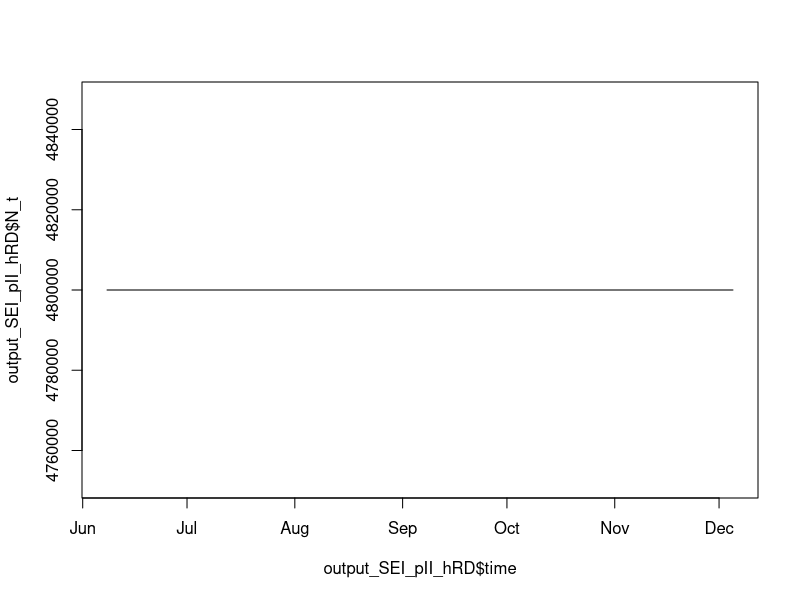
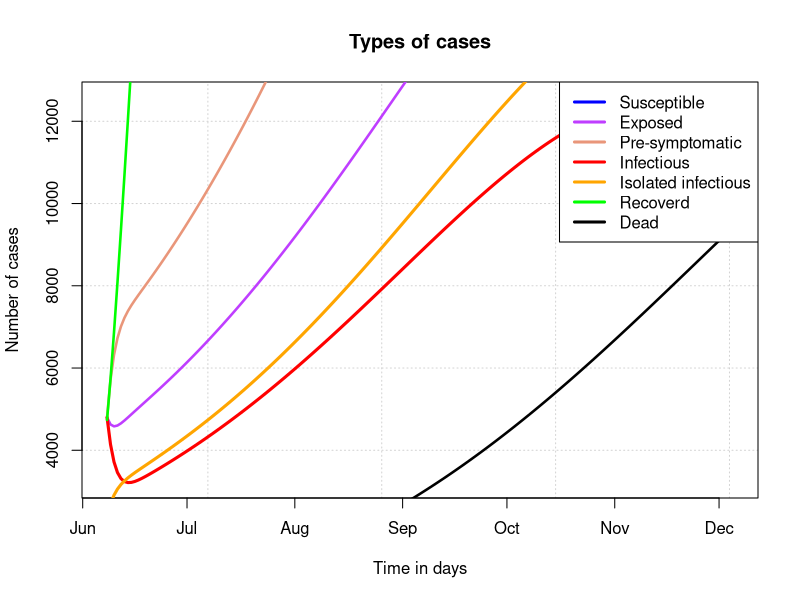

These figures' R source, in order:
#SEI_pII_hRD model for Covid for isolation from Presympthomatic infectious by contact tracing and Testing
#Step 1 load packages
library(deSolve)

#define function
SEI_pII_hRD_fun<- function(current_timepoint, state_values, parameters)
{
  
  #creat state variables (local variables)
  S<-state_values[1] # Susceptible 
  E<-state_values[2] # Exposed
  I_p<-state_values[3]
  I<-state_values[4] #  Infectious
  I_h<-state_values[5] #Pre-symptomathic infectious
  R<-state_values[6] # Recovered 
  D<-state_values[7]#Died
  with(
    as.list(parameters), #variable names within parameters can be used
    {
      #compute derivative
      
      dS <- -beta_intervention*S*(I+eta_ip*I_p+eta_ih*I_h)/N
      
      dE <- beta_intervention*S*(I+eta_ip*I_p+eta_ih*I_h)/N- epsilon*E 
      
      dI_p<- epsilon*E - sigma_ih*I_p - sigma_i*I_p 
      
      dI <- sigma_i*I_p - gamma_i*I- delta_i*I - phi_i*I
      
      dI_h <- sigma_ih*I_p +phi_i*I - gamma_ih*I_h- delta_ih*I_h
      
      dR <- gamma_i*I + gamma_ih*I_h
      
      dD<- delta_i*I + delta_ih*I_h
      
      
      
      #combine results
      results=c(dS,dE,dI_p,dI,dI_h, dR,dD)
      list(results)
    }
  )
}




#compartment durations

incubation_period=3#5-6 days (max 14 days)
presymptomatic_infectious_period=2#1-3 days
infectious_period=7 #
isolation_stay= 10#7-16
# total outflows from compartments
E_outflow = 1/incubation_period
I_p_outflow =1/presymptomatic_infectious_period
I_outflow = 1/infectious_period
I_h_outflow=1/isolation_stay
#force of infection
R0= 2.21#2.21,  1.35to 3.865
effective_contact_rate_per_infectious_per_time= R0/infectious_period #


beta = effective_contact_rate_per_infectious_per_time

#INTERVENTIONS

##Face Mask
C_M=0.7 #faceMask coverrage
E_M=0.3#faceMask efficacy
##Social distancing 
S_D=0.7 # relative reduction in contact rate by social distancing

beta_intervention =beta*S_D*(1-C_M*E_M)

## contact tracing and case finding
proportion_I_p_isolated=0.25 #0.1-0.8contact tracing and testing of presymptomatic infectious group
proportion_I_isolated=0.0 # 0.2-0.8 Case finding of Infectious group

relative_infectiousness_of_isolated_compared_to_non_isolated_infectious=0.2
relative_infectiousness_of_presympthomatic_compared_to_non_isolated_infectious=0.5
eta_ih = relative_infectiousness_of_isolated_compared_to_non_isolated_infectious
eta_ip = relative_infectiousness_of_presympthomatic_compared_to_non_isolated_infectious

sigma_ih = proportion_I_p_isolated*I_p_outflow 

phi_i= proportion_I_isolated*I_outflow

#progression
epsilon=E_outflow
sigma_i= I_p_outflow - sigma_ih

#mortality
proportion_mortality_from_I=0.013#0.013-0.075
proportion_mortality_from_I_h=0.013#

delta_i= proportion_mortality_from_I*I_outflow

delta_ih =proportion_mortality_from_I_h*I_h_outflow


#Recovery rate

gamma_i = I_outflow - delta_i - phi_i
gamma_ih =I_h_outflow - delta_ih




#list parameters

parameter_list<- c(beta_intervention=beta_intervention, eta_ih=eta_ih,eta_ip=eta_ip,
                   
                   sigma_i=sigma_i, 
                   delta_i=delta_i,
                   gamma_i=gamma_i,
                   
                   sigma_ih=sigma_ih,
                   delta_ih=delta_ih,
                   gamma_ih=gamma_ih)
#compartment population 
N=4.8e+06#
E0= N*0.001 #4000
I_p0=N*0.001#
I0=N*0.001 #1000
I_h0=I0*0.5#2000
R0=I0*0.987 #200
D0=I0*0.0013#
S0= N-(E0+I_p0+I0+I_h0+R0+D0)

initial_values <- c(S=S0,E=E0,
                    I=I0,I_p=I_p0,I_h=I_h0,
                    R=R0, D=D0)
times=seq(0, 180, by = 1)

output_SEI_pII_hRD=as.data.frame(lsoda(initial_values, times, SEI_pII_hRD_fun, parameter_list))

times=seq(as.Date('2020-06-08'), as.Date('2020-12-05'), by = "1 days")
output_SEI_pII_hRD$time<-times









#Check total population N=4e+06
output_SEI_pII_hRD$N_t<- output_SEI_pII_hRD$S + output_SEI_pII_hRD$E + output_SEI_pII_hRD$I_p+ 
 output_SEI_pII_hRD$I  +  output_SEI_pII_hRD$I_h+ output_SEI_pII_hRD$R +output_SEI_pII_hRD$D 
#View dataframe
View(output_SEI_pII_hRD)
#plot population and check it is Constant
plot(output_SEI_pII_hRD$time,output_SEI_pII_hRD$N_t,type = 'l')

###

###



#save data 
write.csv(output_SEI_pII_hRD,"SEI_pII_hRD_model.csv")

#PLOT

plot(output_SEI_pII_hRD$time,output_SEI_pII_hRD$I,
     #ylim = c(0,4e+06),
     type="n",
     xlab='Time in days',
     ylab = 'Number of cases', main="Types of cases", panel.first= grid())

lines(output_SEI_pII_hRD$time,output_SEI_pII_hRD$S,lwd=2.5,col='blue')
lines(output_SEI_pII_hRD$time,output_SEI_pII_hRD$E,lwd=2.5,col='darkorchid1')
lines(output_SEI_pII_hRD$time,output_SEI_pII_hRD$I_p,lwd=2.5,col='darksalmon')
lines(output_SEI_pII_hRD$time,output_SEI_pII_hRD$I,lwd=3,col="red")
lines(output_SEI_pII_hRD$time,output_SEI_pII_hRD$I_h,lwd=3,col="orange")
lines(output_SEI_pII_hRD$time,output_SEI_pII_hRD$R,lwd=2.5,col = 'green')
lines(output_SEI_pII_hRD$time,output_SEI_pII_hRD$D,lwd=2.5,col = 'black')
legend('topright',c("Susceptible","Exposed","Pre-symptomatic",
                    "Infectious","Isolated infectious",
                    "Recoverd","Dead"),
       lty=c(1,1,1,1,1,1),lwd=c(3,3,3,3,3,3),
       col=c("blue",'darkorchid1','darksalmon',"red","orange","green","black"))
